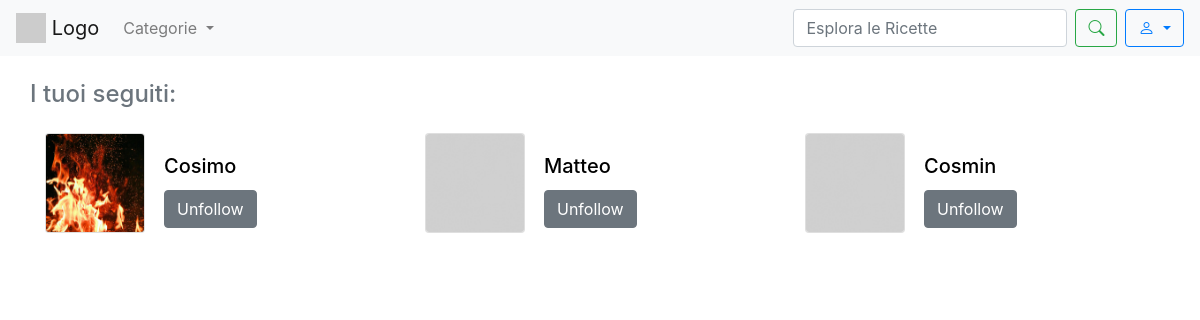
The app's page /seguiti/ (signed in) with its own data.
### sito/models.py (models this page shows, shortened)
class Follow(models.Model):
    utente = models.ForeignKey('CustomUser', related_name='following', on_delete=models.CASCADE)
    followee = models.ForeignKey('CustomUser', related_name='followers', on_delete=models.CASCADE)
    class Meta:
        unique_together = ('utente', 'followee')

class CustomUser(AbstractUser):
    profile_image = models.ImageField(upload_to='profile_images/', blank=True, null=True)

### sito/views.py (the view)
# urls.py: path('seguiti/', seguiti, name='seguiti'),
def seguiti(request):
    seguito = Follow.objects.filter(utente=request.user)
    followed_user_ids = Follow.objects.filter(utente=request.user).values_list('followee_id', flat=True)
    context = {
        'seguito': seguito,
        'followed_user_ids': followed_user_ids,
    }
    return render(request, 'seguiti.html', context)

### template/seguiti.html (shortened to what this page needs)
<!DOCTYPE html>
{% load static %}
<html lang="en">
<head>
    <link rel="stylesheet" href="https://maxcdn.bootstrapcdn.com/bootstrap/4.5.2/css/bootstrap.min.css">
    <link rel="stylesheet" href="https://cdn.jsdelivr.net/npm/bootstrap-icons/font/bootstrap-icons.css">
</head>
<body>
    <nav class="navbar navbar-expand-lg navbar-light bg-light">
        <a class="navbar-brand" href="{% url 'homepage' %}">
            <img src="https://via.placeholder.com/30" alt="Logo" class="d-inline-block align-top">
            Logo
        </a>
            <ul class="navbar-nav mr-auto">
                <li class="nav-item dropdown">
                  <div class="nav-link dropdown-toggle" role="button" data-toggle="dropdown" aria-expanded="false" id="CategoryDropdown">
                    Categorie
                  </div>
                </li>
            </ul>
            <form class="form-inline my-2 my-lg-0" method="GET" action="{% url 'search' %}">
                <input class="form-control mr-sm-2" type="search" name ="q" placeholder="Esplora le Ricette" aria-label="Search">
                <button class="btn btn-outline-success my-2 my-sm-0" type="submit"><i class="bi bi-search"></i></button>
            </form>
            <div class="dropdown ml-2">
                <button class="btn btn-outline-primary dropdown-toggle" type="button" id="userDropdown" data-toggle="dropdown" aria-haspopup="true" aria-expanded="false">
                    <i class="bi bi-person"></i>
                </button>
            </div>
    </nav>
    <div class="container mt-4">
            <div class="row">
                    <h4 class="text-center mb-4 text-secondary">I tuoi seguiti:</h4>
            </div>
            <div class="row">
                {%  if seguito %}
                    {% for follow in seguito%}
                            <div class="col-md-4 mb-4">
                                <div class="card flex-row mb-3" style="width: 100px; height: 100px; object-fit: cover;">
                                      {% if follow.followee.profile_image %}
                                        <img src=" {{ follow.followee.profile_image.url }} " class="card-img img-fluid rounded-start" alt="foto profilo" >
                                      {% else %}
                                        <img src="{% static 'images/defaultprofile.jpg' %}" class="card-img img-fluid rounded-start" alt="foto profilo">
                                      {% endif %}
                                    <div class="card-body">
                                        <h5 class="card-title"><a href="{% url 'user_profile' follow.followee.id %}" style="text-decoration: none; color: black">{{ follow.followee.username }} </a></h5>
                                            {% if follow.followee.id in followed_user_ids %}
                                                <button class="follow-unfollow-button btn btn-secondary" data-user-id="{{ follow.followee.id }}" data-action="unfollow">Unfollow</button>
                                            {% else %}
                                                <button class="follow-unfollow-button btn btn-primary" data-user-id="{{ follow.followee.id }}" data-action="follow">Follow</button>
                                            {% endif %}
                                    </div>
                                </div>
                            </div>
                    {% endfor %}
                {% else %}
                    <p class="text-danger">No results found. </p>
                {% endif %}
            </div>
    </div>
</body>
</html>

### records on screen
Follow: followee.profile_image (picture), followee.username "Cosimo"
Follow: followee.username "Matteo"
Follow: followee.username "Cosmin"
